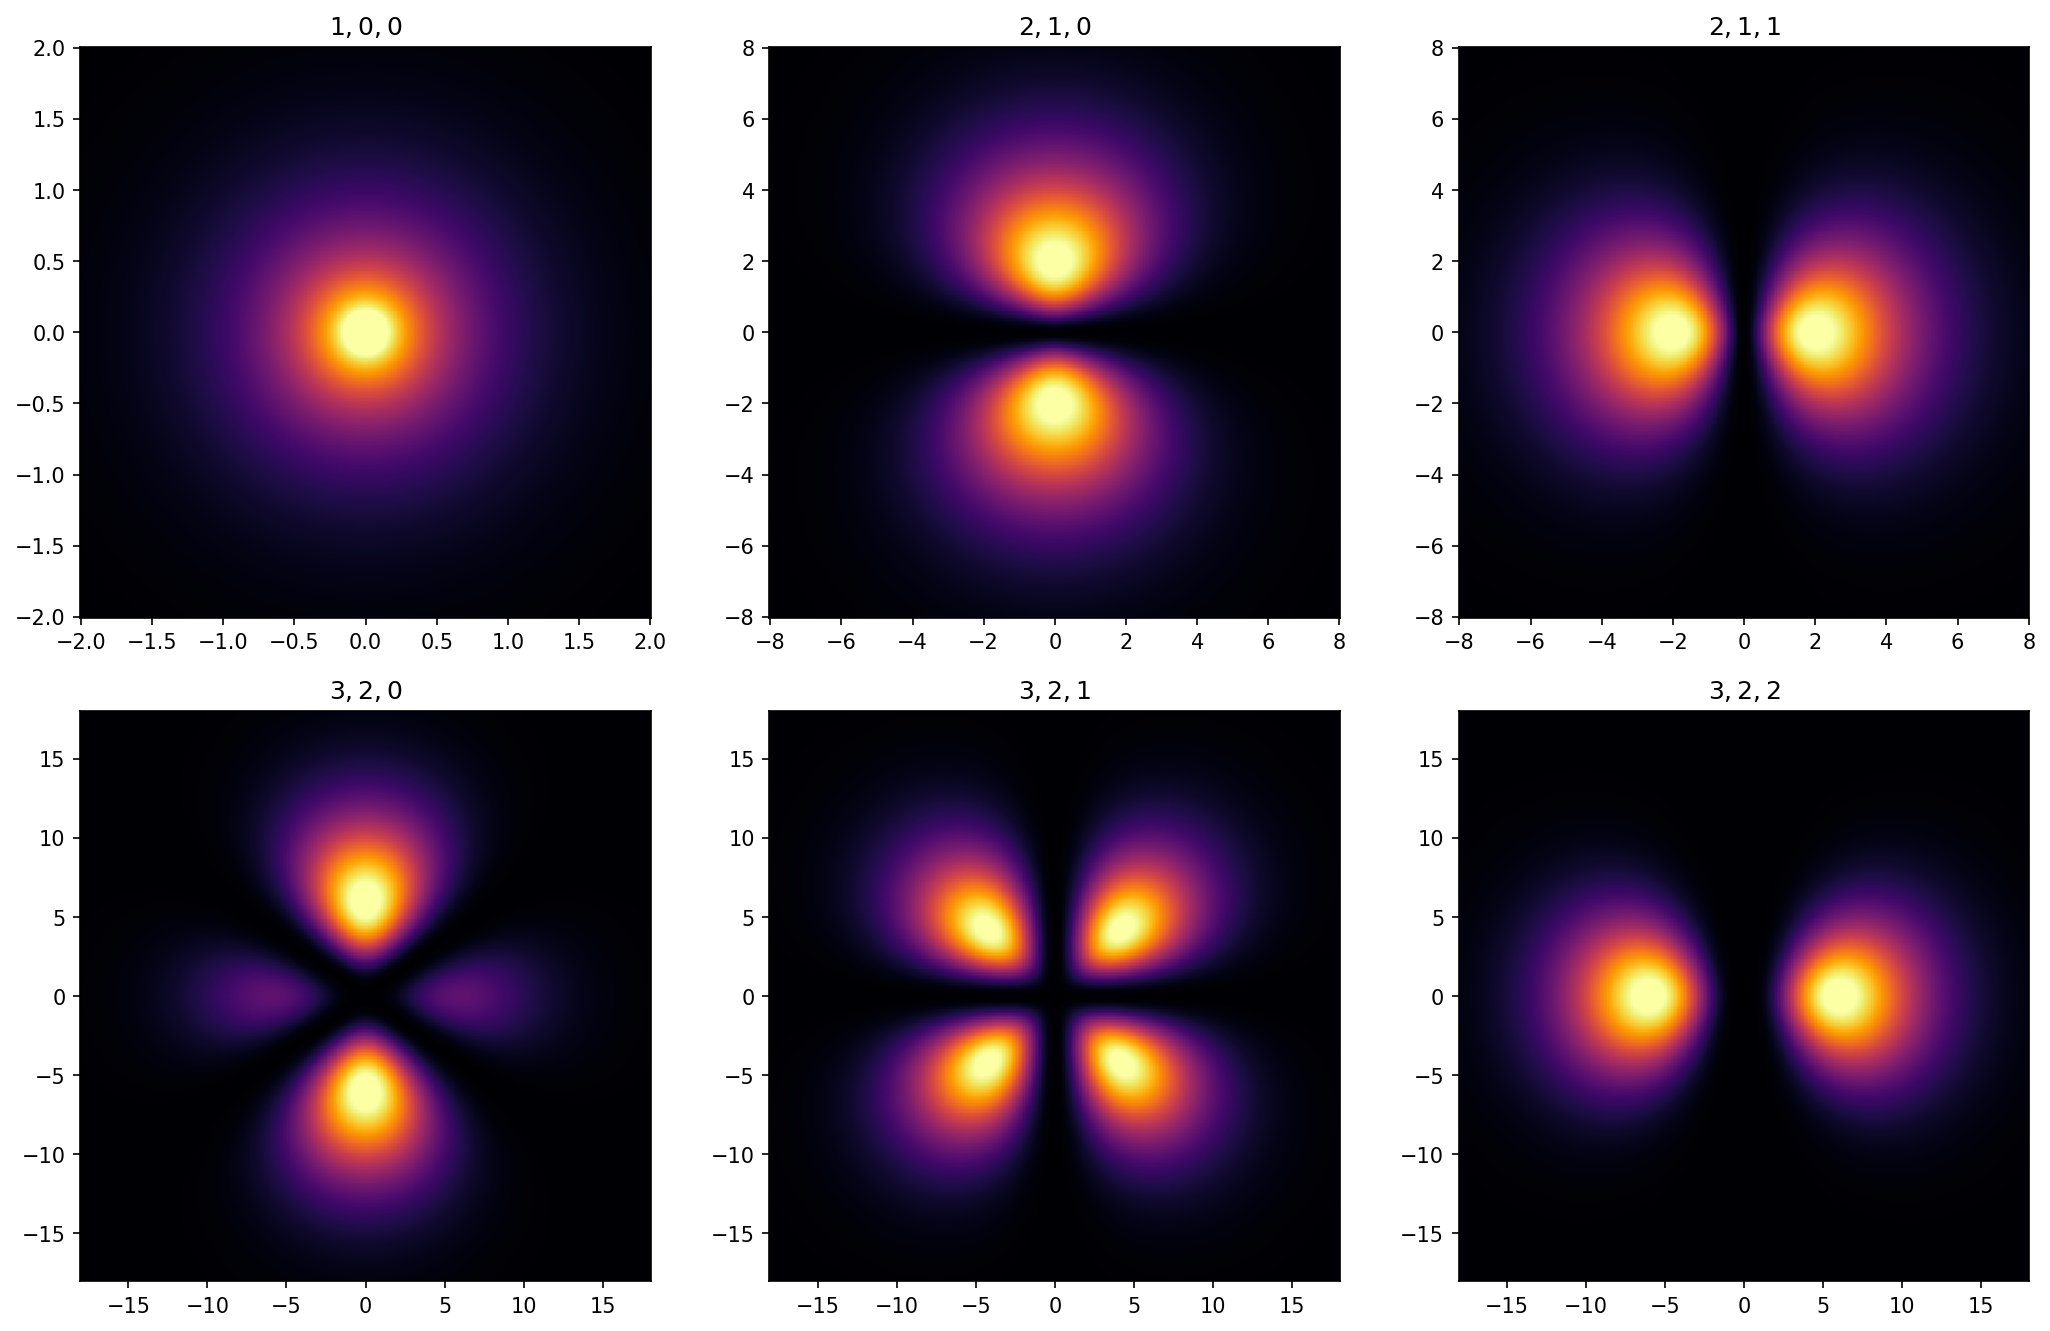

The Python source for this figure:
"""Plot six hydrogen probability densities |ψ_{n,l,m}|² in the xz-plane."""

import numpy as np
import matplotlib.pyplot as plt
import scipy.special as sp
from math import factorial


def hydrogen_radial(n: int, l: int, r: np.ndarray) -> np.ndarray:
    """Radial wave function R_{nl}(r) in atomic units (a₀ = 1)."""
    rho = 2 * r / n
    laguerre = sp.genlaguerre(n - l - 1, 2 * l + 1)(rho)
    coeff = factorial(n - l - 1) / (2 * n * factorial(n + l))
    norm = np.sqrt((2 / n) ** 3 * coeff)
    return norm * np.exp(-rho / 2) * rho**l * laguerre


def hydrogen_density(n: int, l: int, m: int, r: np.ndarray,
                     theta: np.ndarray, phi: np.ndarray) -> np.ndarray:
    """Probability density |ψ_{n,l,m}(r,θ,φ)|²."""
    R = hydrogen_radial(n, l, r)
    Y = sp.sph_harm_y(l, m, theta, phi)
    return np.abs(R * Y) ** 2


def plot_six_densities(states: list[tuple[int, int, int]],
                       save: str | None = None) -> None:
    """Plot six |ψ|² cross-sections in the xz-plane (y=0)."""
    pts = 400
    fig, axes = plt.subplots(2, 3, figsize=(14, 9))

    for ax, (n, l, m) in zip(axes.flat, states):
        limit = 2 * n * n
        x = np.linspace(-limit, limit, pts)
        z = np.linspace(-limit, limit, pts)
        X, Z = np.meshgrid(x, z)

        r = np.sqrt(X**2 + Z**2)
        theta = np.arctan2(np.abs(X), Z)
        phi = np.where(X >= 0, 0.0, np.pi)

        density = hydrogen_density(n, l, m, r, theta, phi)
        vmax = float(np.percentile(density, 99.5))
        im = ax.pcolormesh(
            X, Z, density, cmap="inferno",
            shading="auto", vmax=vmax,
        )
        ax.set_aspect("equal")
        ax.set_title(rf"${n},{l},{m}$")

    plt.tight_layout()

    if save:
        fig.savefig(save, dpi=150, bbox_inches="tight")
    plt.show()


STATES = [(1, 0, 0), (2, 1, 0), (2, 1, 1), (3, 2, 0), (3, 2, 1), (3, 2, 2)]
SAVE = "xz_plane_6.png"


if __name__ == "__main__":
    plot_six_densities(STATES, save=SAVE)
